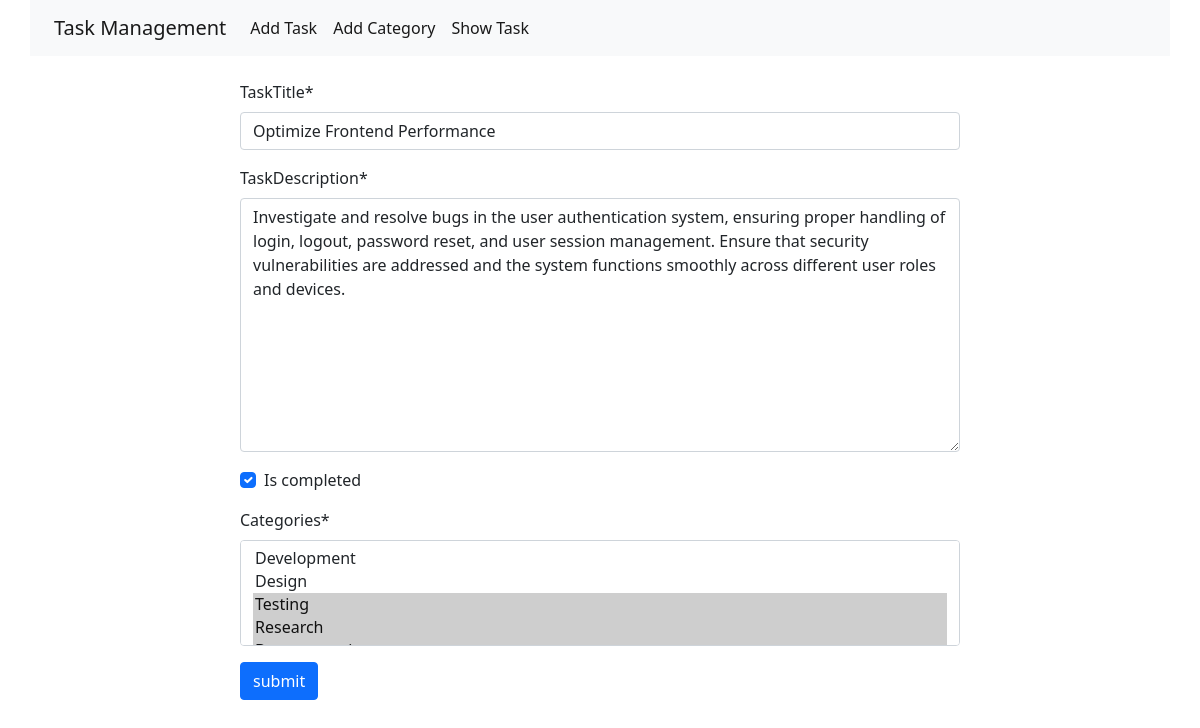
The app's page /edit-task/5 with its own data.
### task/models.py (models this page shows, shortened)
class TaskModel(models.Model):
    TaskTitle = models.CharField(max_length=100)
    TaskDescription = models.TextField()
    is_completed = models.BooleanField(default=False)
    TaskAssingDate = models.DateField(auto_now_add=True)
    categories = models.ManyToManyField(Category)

### task/views.py (the view)
# urls.py: path('edit-task/<int:id>',views.edit_task,name='edit_task'),
def edit_task(request,id):
    task =TaskModel.objects.get(pk=id)
    form = TaskForm(instance=task)
    if request.method == 'POST':
        form = TaskForm(request.POST, instance=task)
        if form.is_valid():
            form.save()
            return redirect('show_task')
    return render(request,'add_task.html',{'form' : form})

### task/forms.py
class TaskForm(forms.ModelForm):
    class Meta:
        model = TaskModel
        fields = '__all__'

### category/models.py (called while the page is built)
    def __str__(self) -> str:
        return self.CategoryName

### task/templates/add_task.html (shortened to what this page needs)
{% extends "base.html" %}
{% block content %}
{% load crispy_forms_tags %}
<form method='post ' style="width: 60%; margin: auto;" class="mt-4" >
    {{form|crispy}}
    <button class='btn btn-primary' type='submit' >submit</button>
</form>
{% endblock content %}

### records on screen
TaskModel: TaskTitle "Optimize Frontend Performance", TaskDescription "Investigate and resolve bugs in the user authentication system, ensuring proper handling of login, logout, password reset, and user session management. Ensure that security vulnerabilities are addressed and the system functions smoothly across different user roles and devices.", is_completed "☑"
